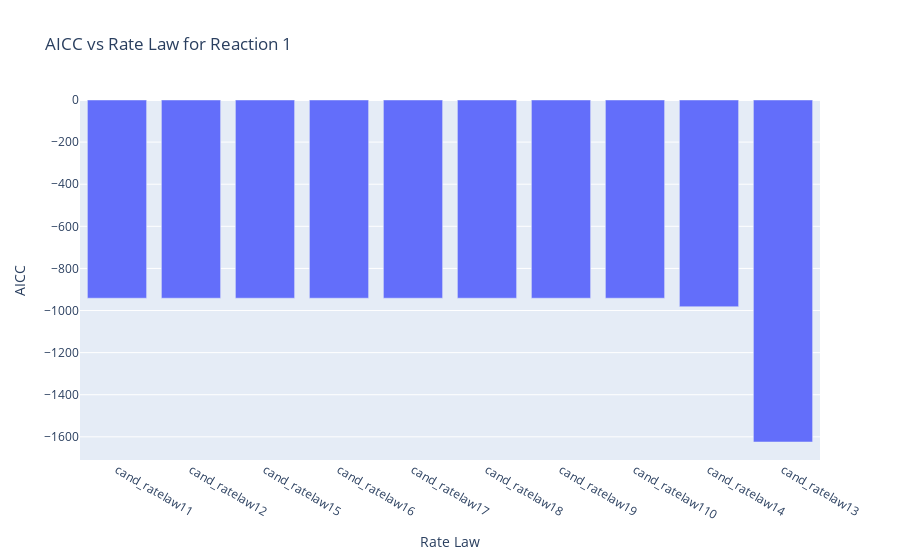
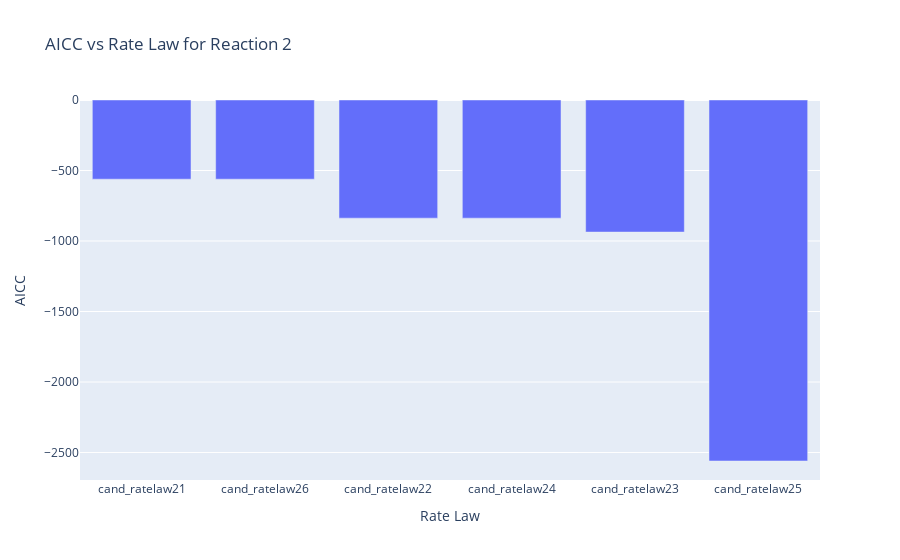
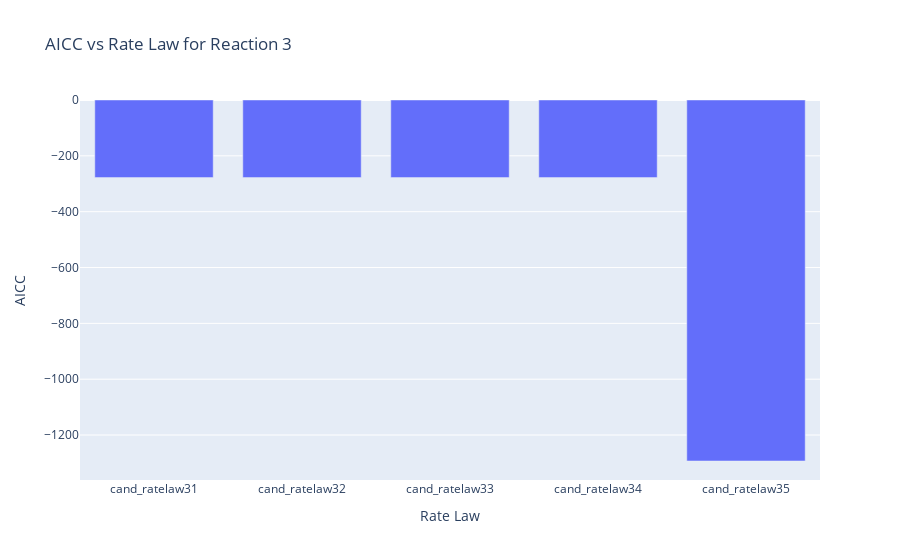

The cell these charts' notebook holds for them, in order:
### Code cell
res = inc.estimate_parameters(candidates_list, method = 'extent_based', conf_int = False, metric = 'aicc', plot = True, bootstraps = 100)

### Figure 1 — Plotly figure (JSON) as saved in the notebook; plotly's stock layout.template omitted (floating-point values rounded to 4 significant figures)
{"data": [{"alignmentgroup": "True", "hovertemplate": "Rate Law=%{x}<br>AICC=%{y}<extra></extra>", "legendgroup": "", "marker": {"color": "#636efa", "pattern": {"shape": ""}}, "name": "", "offsetgroup": "", "orientation": "v", "showlegend": false, "textposition": "auto", "type": "bar", "x": ["cand_ratelaw11", "cand_ratelaw12", "cand_ratelaw13", "cand_ratelaw14", "cand_ratelaw15", "cand_ratelaw16", "cand_ratelaw17", "cand_ratelaw18", "cand_ratelaw19", "cand_ratelaw110"], "xaxis": "x", "y": [-941.5, -941.5, -1625.0, -981.8, -941.5, -941.5, -941.5, -941.5, -941.5, -941.5], "yaxis": "y"}], "layout": {"barmode": "relative", "legend": {"tracegroupgap": 0}, "title": {"text": "AICC vs Rate Law for Reaction 1"}, "xaxis": {"anchor": "y", "categoryorder": "total descending", "domain": [0, 1], "title": {"text": "Rate Law"}}, "yaxis": {"anchor": "x", "domain": [0, 1], "title": {"text": "AICC"}}}}

### Figure 2 — Plotly figure (JSON) as saved in the notebook; plotly's stock layout.template omitted (floating-point values rounded to 4 significant figures)
{"data": [{"alignmentgroup": "True", "hovertemplate": "Rate Law=%{x}<br>AICC=%{y}<extra></extra>", "legendgroup": "", "marker": {"color": "#636efa", "pattern": {"shape": ""}}, "name": "", "offsetgroup": "", "orientation": "v", "showlegend": false, "textposition": "auto", "type": "bar", "x": ["cand_ratelaw21", "cand_ratelaw22", "cand_ratelaw23", "cand_ratelaw24", "cand_ratelaw25", "cand_ratelaw26"], "xaxis": "x", "y": [-561.5, -837.9, -936.7, -837.9, -2560.0, -561.5], "yaxis": "y"}], "layout": {"barmode": "relative", "legend": {"tracegroupgap": 0}, "title": {"text": "AICC vs Rate Law for Reaction 2"}, "xaxis": {"anchor": "y", "categoryorder": "total descending", "domain": [0, 1], "title": {"text": "Rate Law"}}, "yaxis": {"anchor": "x", "domain": [0, 1], "title": {"text": "AICC"}}}}

### Figure 3 — Plotly figure (JSON) as saved in the notebook; plotly's stock layout.template omitted (floating-point values rounded to 4 significant figures)
{"data": [{"alignmentgroup": "True", "hovertemplate": "Rate Law=%{x}<br>AICC=%{y}<extra></extra>", "legendgroup": "", "marker": {"color": "#636efa", "pattern": {"shape": ""}}, "name": "", "offsetgroup": "", "orientation": "v", "showlegend": false, "textposition": "auto", "type": "bar", "x": ["cand_ratelaw31", "cand_ratelaw32", "cand_ratelaw33", "cand_ratelaw34", "cand_ratelaw35"], "xaxis": "x", "y": [-277.9, -277.9, -277.9, -277.9, -1293.0], "yaxis": "y"}], "layout": {"barmode": "relative", "legend": {"tracegroupgap": 0}, "title": {"text": "AICC vs Rate Law for Reaction 3"}, "xaxis": {"anchor": "y", "categoryorder": "total descending", "domain": [0, 1], "title": {"text": "Rate Law"}}, "yaxis": {"anchor": "x", "domain": [0, 1], "title": {"text": "AICC"}}}}
